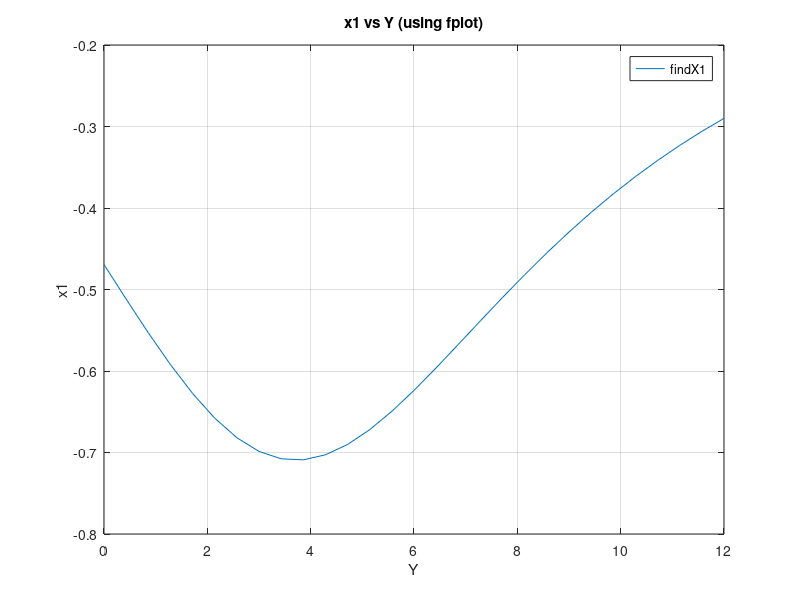
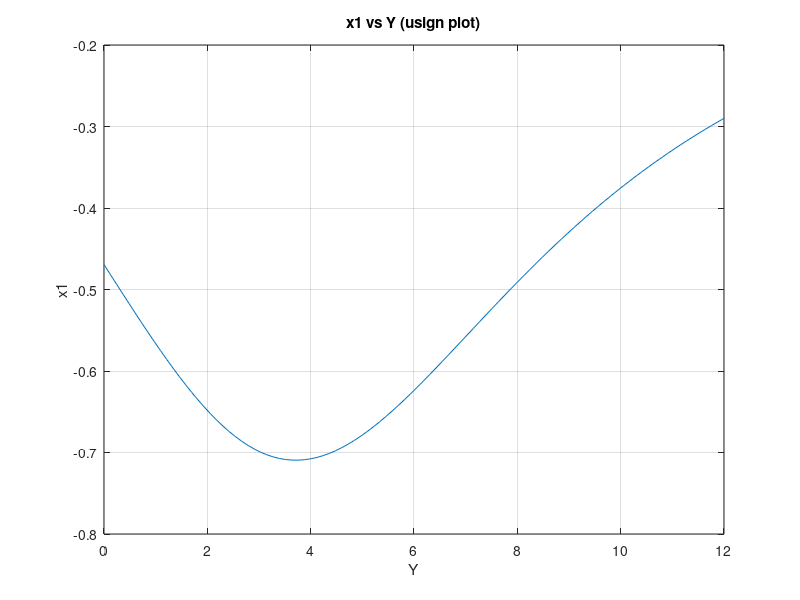

Here is the MATLAB script that generated these plots, in order:
function [  ] = lab6(  )
%LAB 6 - ECOR2606
%Name: Taybe Al-Shedayfat
%#:100957964

%Part 1
%(i)
A = [ 2 -14 5; 5 6 -2; 1 5 3]; b = [52; 2; 17];
%1st Way to find solution using inv(A)
x1=inv(A)*b;
fprintf('Using inv(A), the solution is a = %.1f, b = %.1f, c = %.1f.\n',x1)
fprintf('Using inv(A), the value of b is %.1f.\n',x1(2))
%2nd Way to find solution using A^-1
x2 = A^-1 * b; 
fprintf('Using A^-1, the solution is a = %.1f, b = %.1f, c = %.1f.\n',x2)
fprintf('Using A^-1, the value of b is %.1f.\n',x2(2))

%3rd Way to find solution using left division
x3 = A\b;
fprintf('Using left division, the solution is a = %.1f, b = %.1f, c = %.1f.\n',x3)
fprintf('Using left division, the value of b is %.1f.\n',x3(2))

%{
(ii)
     2   -14     5    52
     5     6    -2     2
     1     5     3    17
swap rows 1 and 2:
     5     6    -2     2
     2   -14     5    52
     1     5     3    17
Multiply row 1 by -2/5 and add to row 2 to get new row 2:
    5    6    -2    2
    0  -16.4  5.8   51.2
    1    5     3    17
Multiply row 1 by -1/5 and add to row 3:
    5    6      -2    2
    0  -16.4    5.8   51.2
    0    3.8    3.4   16.6
No pivoting needed; multiply row 2 by 3.8/16.4 and add to row 3:
    5      6         -2       2
    0    -16.4       5.8   51.2
    0      0       4.7439   28.4634

Back substitution:
c =  28.4634/4.7439 = 6
b =  (51.2 - 5.8*6)/(-16.4) = -1
a =  (2 + 2*6 - 6*(-1))/5 = 4
%}

% part 2
% (i) subfunction at the bottom

% (ii)

fprintf('The solution when Y=0 is x1 = %f, x2 = %f, x3 = %f.\n',findAllX(0))

%(iii)
%See subfunction below

%(iv)
%graph using fplot
figure(1)
fplot(@findX1,[0 12]) 
title('x1 vs Y (using fplot)')
xlabel('Y')
ylabel('x1')
grid on

% (v) 
%graph using plot and loop
figure(2)
yv = linspace(0,12); 
x1v = zeros(size(yv)); % pre-allocating
for i=1:length(yv)
    x1v(i) = findX1(yv(i));
end
plot(yv,x1v)
title('x1 vs Y (usign plot)')
xlabel('Y')
ylabel('x1')
grid on

% (vi) 
%finding Y that minimizes x1 over this interval and the minimum x1 and
%outputting the results using fprintf
minY = fminbnd(@findX1,0,12);
minX1 = findX1(minY);
fprintf('The minimum x1 = %f and it occurs at Y = %f.\n',minX1,minY)

%Part 3
%(i)

%Assume m = mass of ship; c = mass of cargo; Cl = mass of offliaded in
%Cleveland

%We know that in Edmund we have 26,000 tons more than empty
%c = m + 26000 which gives us m - c + 0Cl = -26000
%Offloading 14000 of ore at Sault Ste. Marie, Onatrio
%m + c + 0Cl = (11200+14000) --> m + c + 0Cl = 126000
%Proceeding to Cleveland then Ohio to offload and then lose half mass of
%original mass
%(m+c)/2=(m + c - 14000 - Cl) --> 0.5m+0.5c - Cl = 14000

% Then our matrix is:
% A = 1 -1 0
%     1  1 0
%     1  1 -2

% And b = (-26000;126000;28000)

%Solivng the system using left diviosion
A= [1 -1 0; 1 1 0; 1 1 -2];
b= [-26000; 126000; 28000];
x=A\b;
%Using fprintf to output the results
fprintf('The ship weighs %.1f tons when empty.\n',x(1))
fprintf('The mass of the original cargo was %.1f tons.\n',x(2))
fprintf('The mass of the cargo offloaded in Cleveland was %.1f tons.\n',x(3))

%Sunfunction findAllx
function [ x ] = findAllX( Y )
%findAllX Finds the solution to the equations for a given Y
    %Input:
    %Y = value of Y to substitute into equations
    %Output:
    %x = vector solution to the equations

A = [5-Y -4 4; -5 4+Y 3; 5 3 1+Y];
b = [1; 4; -2];

x = A\b; 

end

%Subfunction findX1
function [ x1 ] = findX1( Y )
%findX1 Finds x1  in findAllX with the given Y
%   Input:
      %Y = value of Y to substitute into equations
%   Output:
     %x1 = 1st element of 3 element vector solution to the system of equations
x = findAllX(Y);
x1 = x(1);
end

end

